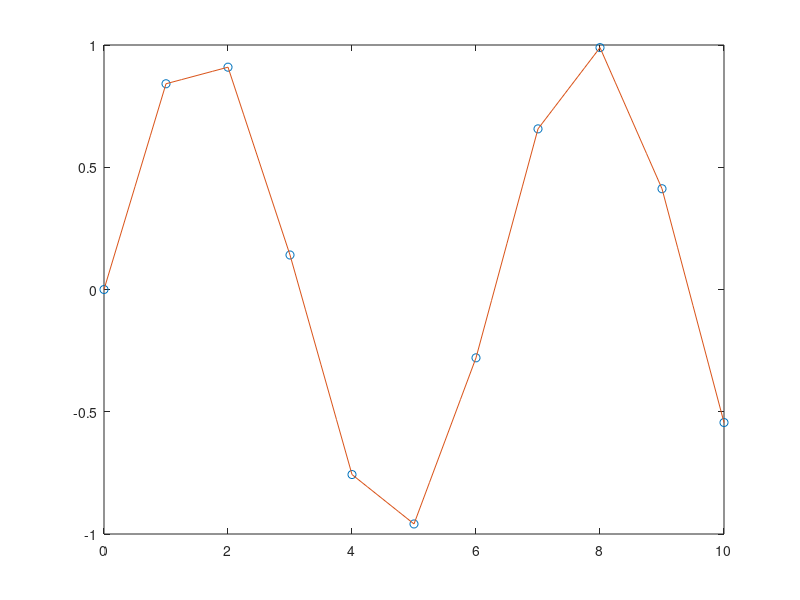
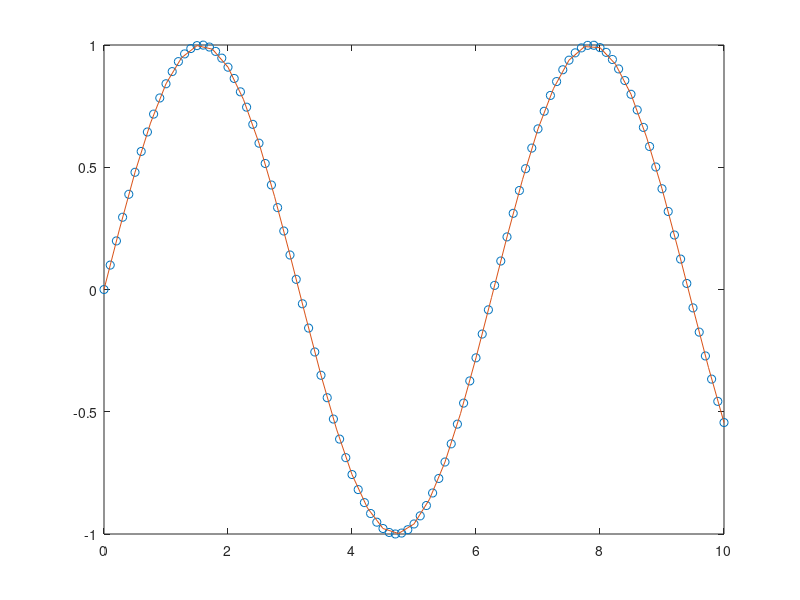

Recreate these plots in MATLAB, in order.
clear all
x=0:10;
y=sin(x);
xi=0:0.25:10;
yi=interp1(x,y,xi);%interpolarea varianta A cu pas unitar
plot(x,y,'o',xi,yi)
%yi = interpl(x,Y,xi,metoda)
figure(2)
x2=0:0.1:10;
y2=sin(x2);
xi2=0:0.25:10;
yi2=interp1(x2,y2,xi2);%interpolarea varianta B cu pas 0.1
plot(x2,y2,'o',xi2,yi2)
